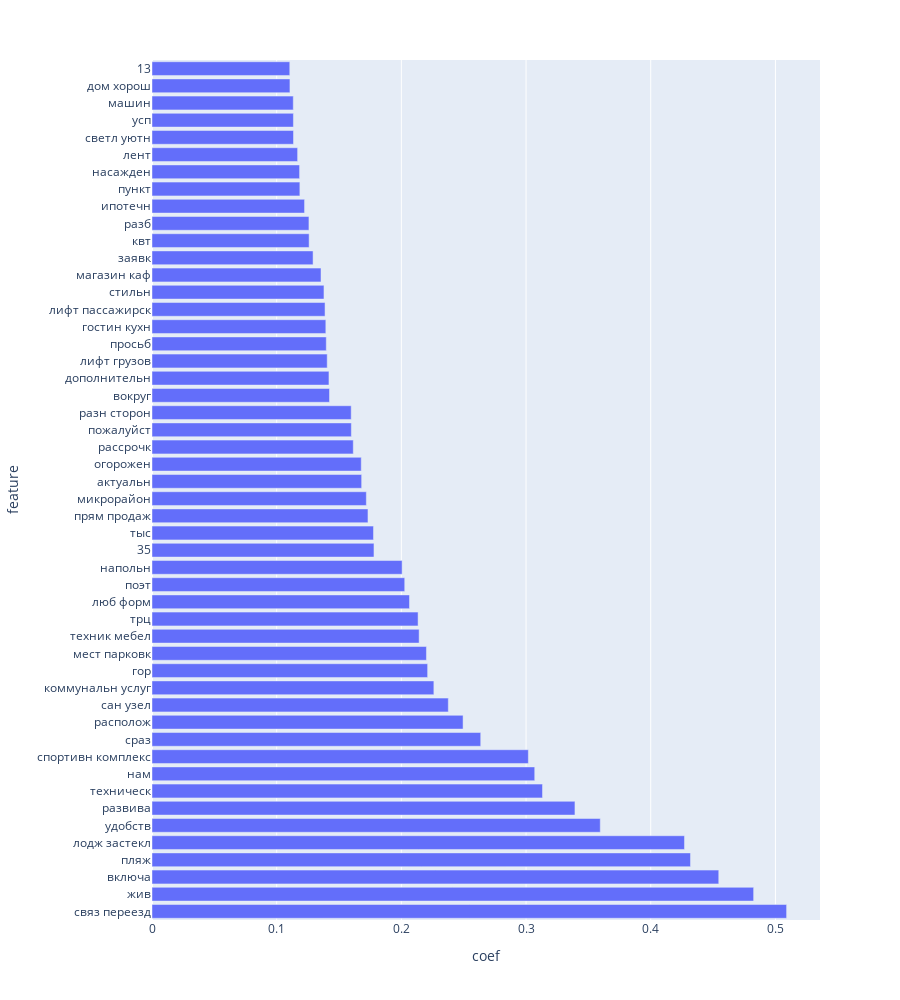

Notebook code cell kept with this figure:
### Code cell
best_features(model=pipe['lr'], vect=bow_vect, top_n=50, height=1000)

### Figure 1 — Plotly figure (JSON) as saved in the notebook; plotly's stock layout.template omitted (floating-point values rounded to 4 significant figures)
{"data": [{"alignmentgroup": "True", "hovertemplate": "coef=%{x}<br>feature=%{y}<extra></extra>", "legendgroup": "", "marker": {"color": "#636efa", "pattern": {"shape": ""}}, "name": "", "offsetgroup": "", "orientation": "h", "showlegend": false, "textposition": "auto", "type": "bar", "x": [0.509, 0.4825, 0.4546, 0.4319, 0.4271, 0.3595, 0.3392, 0.3132, 0.307, 0.3018, 0.2636, 0.2495, 0.2376, 0.2261, 0.2211, 0.2201, 0.2142, 0.2134, 0.2065, 0.2027, 0.2006, 0.178, 0.1776, 0.1732, 0.1719, 0.1681, 0.1678, 0.1614, 0.1599, 0.1598, 0.1424, 0.1419, 0.1405, 0.1398, 0.1394, 0.1388, 0.1379, 0.1355, 0.1292, 0.126, 0.1259, 0.1223, 0.1186, 0.1184, 0.1168, 0.1135, 0.1134, 0.1133, 0.1106, 0.1105], "xaxis": "x", "y": ["связ переезд", "жив", "включа", "пляж", "лодж застекл", "удобств", "развива", "техническ", "нам", "спортивн комплекс", "сраз", "располож", "сан узел", "коммунальн услуг", "гор", "мест парковк", "техник мебел", "трц", "люб форм", "поэт", "напольн", "35", "тыс", "прям продаж", "микрорайон", "актуальн", "огорожен", "рассрочк", "пожалуйст", "разн сторон", "вокруг", "дополнительн", "лифт грузов", "просьб", "гостин кухн", "лифт пассажирск", "стильн", "магазин каф", "заявк", "квт", "разб", "ипотечн", "пункт", "насажден", "лент", "светл уютн", "усп", "машин", "дом хорош", "13"], "yaxis": "y"}], "layout": {"barmode": "relative", "height": 1000, "legend": {"tracegroupgap": 0}, "margin": {"t": 60}, "xaxis": {"anchor": "y", "domain": [0, 1], "title": {"text": "coef"}}, "yaxis": {"anchor": "x", "domain": [0, 1], "title": {"text": "feature"}}}}
